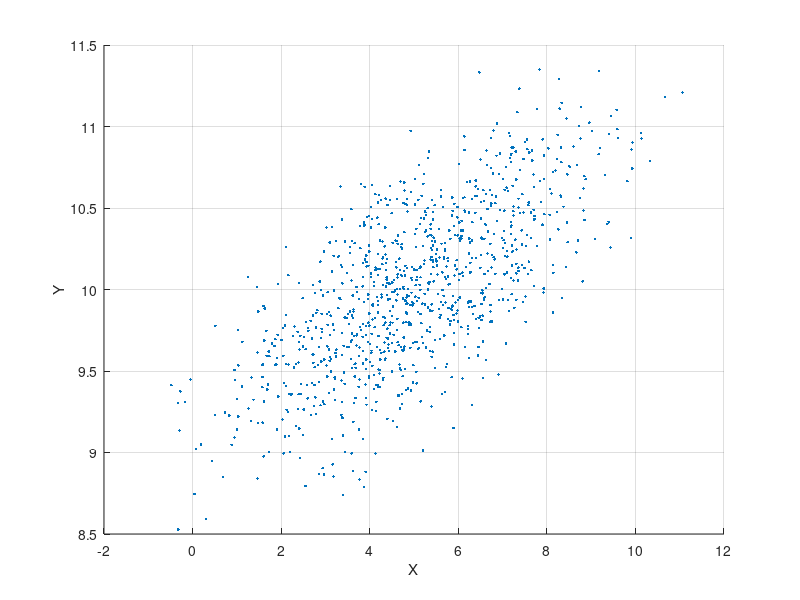

The MATLAB script that drew this image: (Note: this script raises an error after producing the figure.)
function ScatterPlot3DSurface
clc;close all;

% Monte Carlo model settings

NoOfPaths = 1000; 

mu1    = 5;
mu2    = 10;
sigma1 = 2;
sigma2 = 0.5;
rho    = 0.7;

% Generation of standard normal process

randn('seed',2)
Z1 = random('normal',0,1,[NoOfPaths,1]);
Z2 = random('normal',0,1,[NoOfPaths,1]);
Z1   = (Z1 - mean(Z1)) / std(Z1);
Z2   = (Z2 - mean(Z2)) / std(Z2);

% Correlation 

Z2 = rho*Z1 + sqrt(1-rho^2)*Z2;

% Adjustment for the mean and variance

Z1 = sigma1* Z1 + mu1;
Z2 = sigma2* Z2 + mu2;
        
% Generation of correlated BM, positive correlation

figure1 = figure;

% Create axes

axes1 = axes('Parent',figure1);
figure(1)
hold on;
grid on;
plot(Z1,Z2,'.','linewidth',1.5)
xlabel('X')
ylabel('Y')

% First marginal distribution

x1 =  norminv(0.001,mu1,sigma1)-1:0.1:norminv(1-0.001,mu1,sigma1)+1;
y1 = min(Z2)-1+ zeros([length(x1),1]);
z1 = normpdf(x1,mu1,sigma1);
fill3(x1,y1,z1, 'b', 'FaceAlpha', 1.0)

% Second marginal distribution

x2 =  norminv(0.001,mu2,sigma2)-1:0.1:norminv(1-0.001,mu2,sigma2)+1;
y2 = min(Z1)-1+ zeros([length(x2),1]);
z2 = normpdf(x2,mu2,sigma2);
fill3(y2,x2,z2, 'r', 'FaceAlpha', 1.0)
view(axes1,[119.6 37.2]);
legend('samples','f_X(x)','f_Y(y)')
legend1 = legend(axes1,'show');
set(legend1,...
    'Position',[0.165571430738749 0.758333337590808 0.171428569033742 0.15476190050443]);
